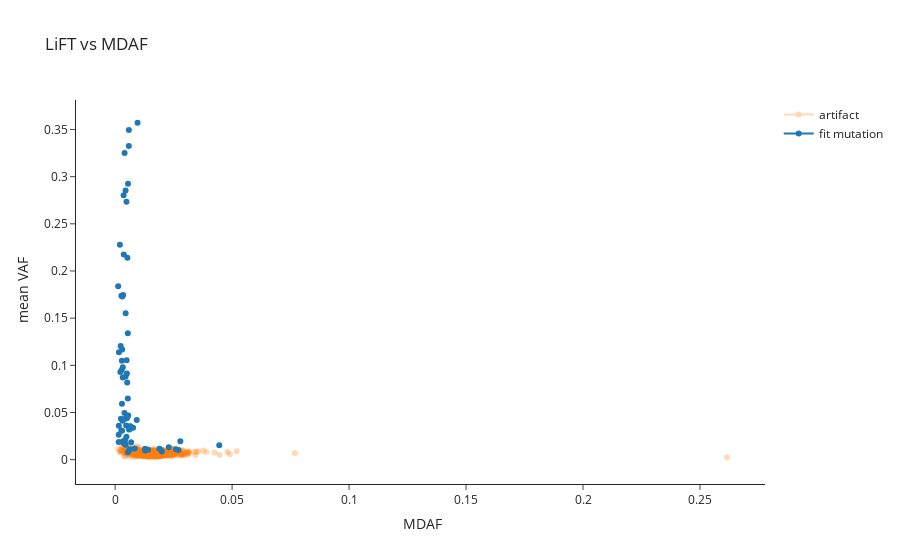

The notebook cell saved with this chart:
### Code cell
fig, mdaf_mutation_list = plot.mdaf_comparison(lbc, fit_mutation_ids)
fig
